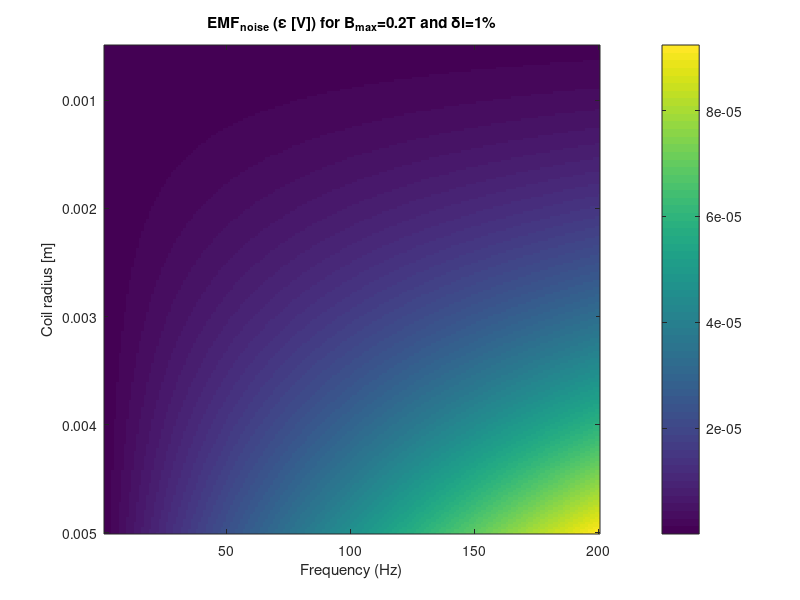
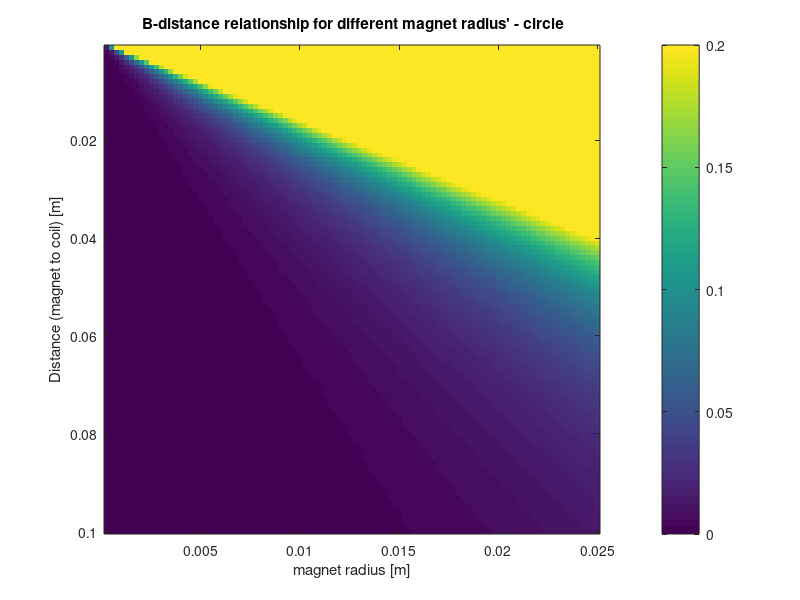

Reproduce these figures in MATLAB, in order.
% plots defining the noise from a misaligned permanent magnet, and the feild from a magnet of finite volume.

% second needs some thought as this is wrong. On how to define the magnet.  

clear

mu0 = 4*pi*10^-7; %[H/m]
Ms = 10^6; % [A/m]

ptdif = (1/1.01);
freq = linspace(1,200,200);
crad = linspace(0.5,5,200).*10^-3;
carea = pi.* (crad.^2);
[F,A] = meshgrid(freq,carea);
delta = 1 - ((ptdif)^3);
emf1 = 0.2.*F.*A.*delta;
imagesc(freq,crad,emf1)
title 'EMF_n_o_i_s_e (\epsilon [V]) for B_m_a_x=0.2T and \deltal=1%'
xlabel 'Frequency (Hz)', ylabel 'Coil radius [m]' 
colorbar


radm = linspace(2.5*10^-4,25*10^-3,100); %[m]
vol = 4/3*pi .*radm.^3; % [m^3]
mu = Ms .*vol; % [Am^2]
R = linspace(10^-3,100*10^-3,100); %[m]
[rmag, rdis] = meshgrid (mu,R);
B = mu0.*rmag./2./pi./(rdis.^3); %[T]
figure(2)
imagesc(radm,R,B)
xlabel 'magnet radius [m]',ylabel 'Distance (magnet to coil) [m]'
title ' B-distance relationship for different magnet radius'' - circle'
colorbar
caxis([0,0.2])